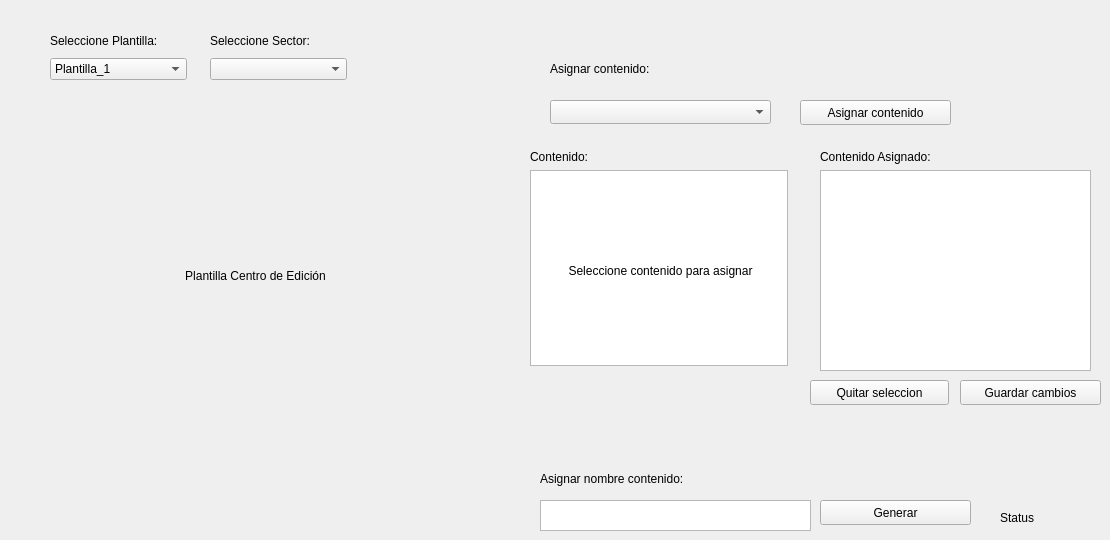
    <widget class="QWidget" name="tab_8">
     <attribute name="title">
      <string>Centro de Edición</string>
     </attribute>
     <widget class="QWidget" name="layoutWidget_10">
      <property name="geometry">
       <rect>
        <x>50</x>
        <y>30</y>
        <width>137</width>
        <height>50</height>
       </rect>
      </property>
      <layout class="QVBoxLayout" name="verticalLayout_24">
       <item>
        <widget class="QLabel" name="Lista_plantillas_Centro_Edicion_label">
         <property name="text">
          <string>Seleccione Plantilla:</string>
         </property>
        </widget>
       </item>
       <item>
        <widget class="QComboBox" name="Lista_plantillas_Centro_Edicion">
         <item>
          <property name="text">
           <string>Plantilla_1</string>
          </property>
         </item>
         <item>
          <property name="text">
           <string>Plantilla_2</string>
          </property>
         </item>
         <item>
          <property name="text">
           <string>Plantilla_3</string>
          </property>
         </item>
         <item>
          <property name="text">
           <string>Plantilla_4</string>
          </property>
         </item>
         <item>
          <property name="text">
           <string>Plantilla_5</string>
          </property>
         </item>
        </widget>
       </item>
      </layout>
     </widget>
     <widget class="QLabel" name="Imagen_Centro_Edicion">
      <property name="geometry">
       <rect>
        <x>50</x>
        <y>150</y>
        <width>411</width>
        <height>251</height>
       </rect>
      </property>
      <property name="text">
       <string>Plantilla Centro de Edición</string>
      </property>
      <property name="scaledContents">
       <bool>true</bool>
      </property>
      <property name="alignment">
       <set>Qt::AlignCenter</set>
      </property>
     </widget>
     <widget class="QWidget" name="layoutWidget_14">
      <property name="geometry">
       <rect>
        <x>210</x>
        <y>30</y>
        <width>137</width>
        <height>50</height>
       </rect>
      </property>
      <layout class="QVBoxLayout" name="verticalLayout_25">
       <item>
        <widget class="QLabel" name="Lista_plantillas_Centro_Edicion_Sector_label">
         <property name="text">
          <string>Seleccione Sector:</string>
         </property>
        </widget>
       </item>
       <item>
        <widget class="QComboBox" name="Lista_plantillas_Centro_Edicion_Sector"/>
       </item>
      </layout>
     </widget>
     <widget class="QLabel" name="Label_Asignar_Contenido_Centro_Edicion">
      <property name="geometry">
       <rect>
        <x>550</x>
        <y>60</y>
        <width>201</width>
        <height>17</height>
       </rect>
      </property>
      <property name="text">
       <string>Asignar contenido:</string>
      </property>
     </widget>
     <widget class="QComboBox" name="Lista_Asignar_Contenido_Centro_Edicion">
      <property name="geometry">
       <rect>
        <x>550</x>
        <y>100</y>
        <width>221</width>
        <height>24</height>
       </rect>
      </property>
     </widget>
     <widget class="QPushButton" name="Boton_asignar_contenido_Centro_Edicion">
      <property name="geometry">
       <rect>
        <x>800</x>
        <y>100</y>
        <width>151</width>
        <height>25</height>
       </rect>
      </property>
      <property name="text">
       <string>Asignar contenido</string>
      </property>
     </widget>
     <widget class="QPushButton" name="Quitar_Contenido_Asignado_Centro_Edicion">
      <property name="geometry">
       <rect>
        <x>810</x>
        <y>380</y>
        <width>139</width>
        <height>25</height>
       </rect>
      </property>
      <property name="text">
       <string>Quitar seleccion</string>
      </property>
     </widget>
     <widget class="QWidget" name="layoutWidget_15">
      <property name="geometry">
       <rect>
        <x>820</x>
        <y>150</y>
        <width>271</width>
        <height>221</height>
       </rect>
      </property>
      <layout class="QVBoxLayout" name="verticalLayout_32">
       <item>
        <widget class="QLabel" name="Label_Contenido_Asignado_Centro_Edicion">
         <property name="text">
          <string>Contenido Asignado:</string>
         </property>
        </widget>
       </item>
       <item>
        <widget class="QListWidget" name="Contenido_Asignado_Centro_Edicion"/>
       </item>
      </layout>
     </widget>
     <widget class="QPushButton" name="Guardar_contenido_Centro_EDICION">
      <property name="geometry">
       <rect>
        <x>960</x>
        <y>380</y>
        <width>141</width>
        <height>25</height>
       </rect>
      </property>
      <property name="text">
       <string>Guardar cambios</string>
      </property>
     </widget>
     <widget class="QWidget" name="layoutWidget_16">
      <property name="geometry">
       <rect>
        <x>530</x>
        <y>150</y>
        <width>258</width>
        <height>216</height>
       </rect>
      </property>
      <layout class="QVBoxLayout" name="verticalLayout_33">
       <item>
        <widget class="QLabel" name="LABEL_TITULO_CENTRO_EDICION">
         <property name="text">
          <string>Contenido:</string>
         </property>
        </widget>
       </item>
       <item>
        <widget class="QTextBrowser" name="CONTENIDO_TITULO_CENTRO_EDICION"/>
       </item>
      </layout>
     </widget>
     <widget class="QLabel" name="Miniatura_Asignar_Video_Centro_Edicion">
      <property name="geometry">
       <rect>
        <x>520</x>
        <y>170</y>
        <width>281</width>
        <height>201</height>
       </rect>
      </property>
      <property name="sizePolicy">
       <sizepolicy hsizetype="Preferred" vsizetype="Preferred">
        <horstretch>0</horstretch>
        <verstretch>0</verstretch>
       </sizepolicy>
      </property>
      <property name="text">
       <string>Seleccione contenido para asignar</string>
      </property>
      <property name="scaledContents">
       <bool>true</bool>
      </property>
      <property name="alignment">
       <set>Qt::AlignCenter</set>
      </property>
     </widget>
     <widget class="QPushButton" name="boton_generar_video_editor">
      <property name="geometry">
       <rect>
        <x>820</x>
        <y>500</y>
        <width>151</width>
        <height>25</height>
       </rect>
      </property>
      <property name="text">
       <string>Generar</string>
      </property>
     </widget>
     <widget class="QPlainTextEdit" name="nombre_video">
      <property name="geometry">
       <rect>
        <x>540</x>
        <y>500</y>
        <width>271</width>
        <height>31</height>
       </rect>
      </property>
     </widget>
     <widget class="QLabel" name="label_nombre_video">
      <property name="geometry">
       <rect>
        <x>540</x>
        <y>470</y>
        <width>201</width>
        <height>17</height>
       </rect>
      </property>
      <property name="text">
       <string>Asignar nombre contenido:</string>
      </property>
     </widget>
     <widget class="QLabel" name="label_status_editor">
      <property name="geometry">
       <rect>
        <x>1000</x>
        <y>510</y>
        <width>56</width>
        <height>16</height>
       </rect>
      </property>
      <property name="text">
       <string>Status</string>
      </property>
      <property name="scaledContents">
       <bool>true</bool>
      </property>
     </widget>
    </widget>
